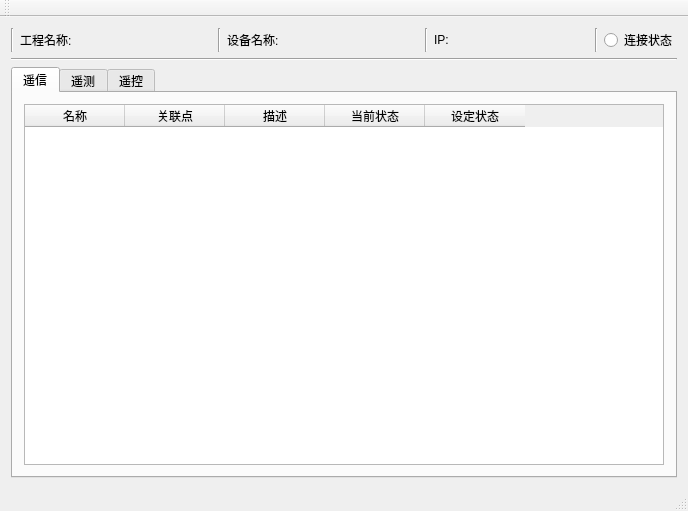
<?xml version="1.0" encoding="UTF-8"?>
<ui version="4.0">
 <class>MainWindow</class>
 <widget class="QMainWindow" name="MainWindow">
  <property name="geometry">
   <rect>
    <x>0</x>
    <y>0</y>
    <width>688</width>
    <height>511</height>
   </rect>
  </property>
  <property name="windowTitle">
   <string>MainWindow</string>
  </property>
  <widget class="QWidget" name="centralWidget">
   <layout class="QGridLayout" name="gridLayout">
    <item row="0" column="0">
     <layout class="QHBoxLayout" name="horizontalLayout">
      <item>
       <widget class="Line" name="line_4">
        <property name="orientation">
         <enum>Qt::Vertical</enum>
        </property>
       </widget>
      </item>
      <item>
       <widget class="QLabel" name="lab_project">
        <property name="text">
         <string>工程名称:</string>
        </property>
       </widget>
      </item>
      <item>
       <spacer name="horizontalSpacer">
        <property name="orientation">
         <enum>Qt::Horizontal</enum>
        </property>
        <property name="sizeHint" stdset="0">
         <size>
          <width>40</width>
          <height>20</height>
         </size>
        </property>
       </spacer>
      </item>
      <item>
       <widget class="Line" name="line_2">
        <property name="orientation">
         <enum>Qt::Vertical</enum>
        </property>
       </widget>
      </item>
      <item>
       <widget class="QLabel" name="lab_equipment">
        <property name="text">
         <string>设备名称:</string>
        </property>
       </widget>
      </item>
      <item>
       <spacer name="horizontalSpacer_2">
        <property name="orientation">
         <enum>Qt::Horizontal</enum>
        </property>
        <property name="sizeHint" stdset="0">
         <size>
          <width>40</width>
          <height>20</height>
         </size>
        </property>
       </spacer>
      </item>
      <item>
       <widget class="Line" name="line_3">
        <property name="orientation">
         <enum>Qt::Vertical</enum>
        </property>
       </widget>
      </item>
      <item>
       <widget class="QLabel" name="label_ip">
        <property name="text">
         <string>IP:</string>
        </property>
       </widget>
      </item>
      <item>
       <spacer name="horizontalSpacer_3">
        <property name="orientation">
         <enum>Qt::Horizontal</enum>
        </property>
        <property name="sizeHint" stdset="0">
         <size>
          <width>40</width>
          <height>20</height>
         </size>
        </property>
       </spacer>
      </item>
      <item>
       <widget class="Line" name="line_5">
        <property name="orientation">
         <enum>Qt::Vertical</enum>
        </property>
       </widget>
      </item>
      <item>
       <widget class="QRadioButton" name="radioButton">
        <property name="text">
         <string>连接状态</string>
        </property>
       </widget>
      </item>
     </layout>
    </item>
    <item row="1" column="0">
     <widget class="Line" name="line">
      <property name="orientation">
       <enum>Qt::Horizontal</enum>
      </property>
     </widget>
    </item>
    <item row="2" column="0">
     <widget class="QTabWidget" name="tabWidget">
      <property name="currentIndex">
       <number>0</number>
      </property>
      <widget class="QWidget" name="tab_yx">
       <attribute name="title">
        <string>遥信</string>
       </attribute>
       <layout class="QGridLayout" name="gridLayout_2">
        <item row="0" column="0">
         <widget class="QTableWidget" name="table_yx">
          <column>
           <property name="text">
            <string>名称</string>
           </property>
          </column>
          <column>
           <property name="text">
            <string>关联点</string>
           </property>
          </column>
          <column>
           <property name="text">
            <string>描述</string>
           </property>
          </column>
          <column>
           <property name="text">
            <string>当前状态</string>
           </property>
          </column>
          <column>
           <property name="text">
            <string>设定状态</string>
           </property>
          </column>
         </widget>
        </item>
       </layout>
      </widget>
      <widget class="QWidget" name="tab_yc">
       <attribute name="title">
        <string>遥测</string>
       </attribute>
       <layout class="QGridLayout" name="gridLayout_3">
        <item row="0" column="1">
         <widget class="QTableWidget" name="table_yc">
          <column>
           <property name="text">
            <string>名称</string>
           </property>
          </column>
          <column>
           <property name="text">
            <string>关联点</string>
           </property>
          </column>
          <column>
           <property name="text">
            <string>描述</string>
           </property>
          </column>
          <column>
           <property name="text">
            <string>当前值</string>
           </property>
          </column>
          <column>
           <property name="text">
            <string>设定值</string>
           </property>
          </column>
         </widget>
        </item>
       </layout>
      </widget>
      <widget class="QWidget" name="tab_yk">
       <attribute name="title">
        <string>遥控</string>
       </attribute>
       <layout class="QGridLayout" name="gridLayout_4">
        <item row="0" column="0">
         <widget class="QTableWidget" name="table_yk">
          <column>
           <property name="text">
            <string>名称</string>
           </property>
          </column>
          <column>
           <property name="text">
            <string>关联点</string>
           </property>
          </column>
          <column>
           <property name="text">
            <string>描述</string>
           </property>
          </column>
          <column>
           <property name="text">
            <string>当前状态</string>
           </property>
          </column>
          <column>
           <property name="text">
            <string>设定状态</string>
           </property>
          </column>
         </widget>
        </item>
       </layout>
      </widget>
     </widget>
    </item>
   </layout>
  </widget>
  <widget class="QMenuBar" name="menuBar">
   <property name="geometry">
    <rect>
     <x>0</x>
     <y>0</y>
     <width>688</width>
     <height>23</height>
    </rect>
   </property>
  </widget>
  <widget class="QToolBar" name="mainToolBar">
   <attribute name="toolBarArea">
    <enum>TopToolBarArea</enum>
   </attribute>
   <attribute name="toolBarBreak">
    <bool>false</bool>
   </attribute>
  </widget>
  <widget class="QStatusBar" name="statusBar"/>
  <action name="action_config">
   <property name="icon">
    <iconset resource="image.qrc">
     <normaloff>:/image/config.png</normaloff>:/image/config.png</iconset>
   </property>
   <property name="text">
    <string>配置</string>
   </property>
  </action>
  <action name="action_download">
   <property name="icon">
    <iconset resource="image.qrc">
     <normaloff>:/image/download.png</normaloff>:/image/download.png</iconset>
   </property>
   <property name="text">
    <string>下载</string>
   </property>
  </action>
 </widget>
 <layoutdefault spacing="6" margin="11"/>
 <resources>
  <include location="image.qrc"/>
 </resources>
 <connections/>
</ui>
